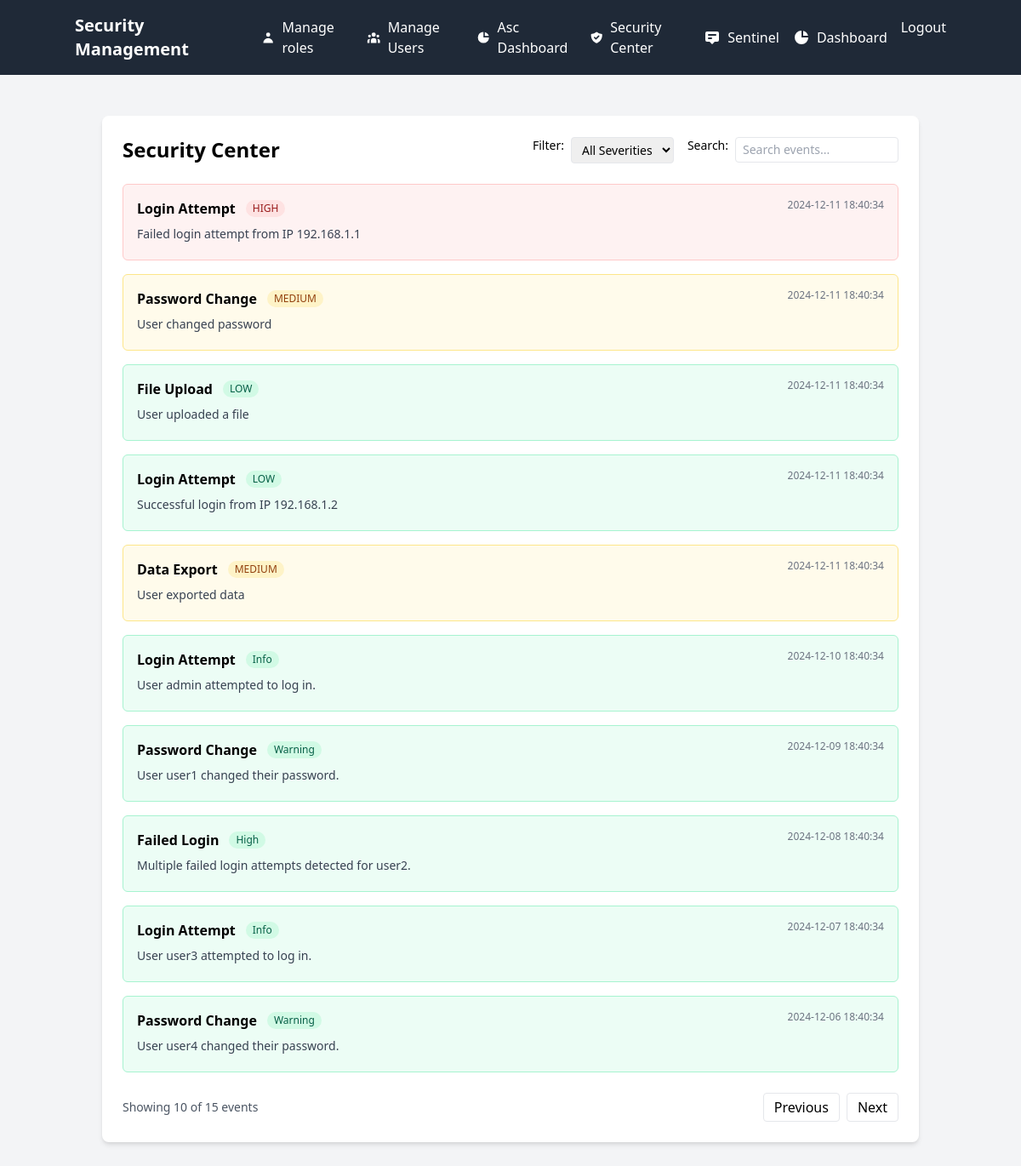
The page /security-center (signed in) on the database as committed earlier.
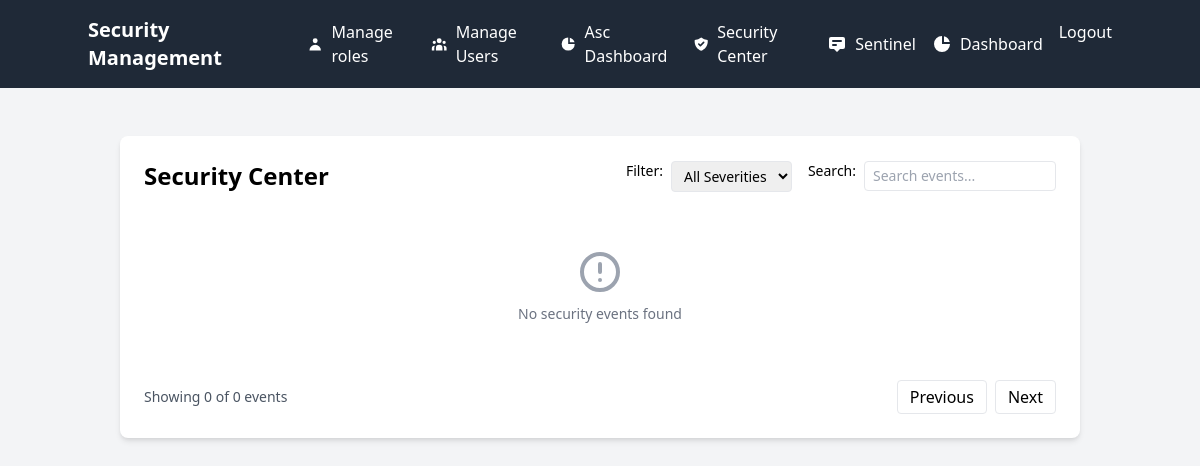
The same page on the database as committed later.
### app.py (models this page shows)
class SecurityEvent(db.Model):
    id = db.Column(db.Integer, primary_key=True)
    timestamp = db.Column(db.DateTime, nullable=False, default=datetime.datetime.utcnow)
    event_type = db.Column(db.String(50), nullable=False)
    severity = db.Column(db.String(20), nullable=False)
    description = db.Column(db.Text, nullable=False)

### app.py (the view)
@app.route('/security-center')
@login_required
def security_center():
    page = request.args.get('page', 1, type=int)
    per_page = 10  # Adjust as needed
    events_query = SecurityEvent.query.order_by(SecurityEvent.timestamp.desc())
    events_pagination = events_query.paginate(page=page, per_page=per_page)
    return render_template('security_center.html',
                           events=events_pagination.items,
                           total_events=events_pagination.total,
                           current_page=page,
                           total_pages=events_pagination.pages)

### app.py (called while the page is built)
@login_manager.user_loader
def load_user(user_id):
    return db.session.get(User, int(user_id))

    def has_permission(self, permission_name):
        if not self.role_relation:
            return False
        return db.session.query(
            exists().where(
                and_(
                    RolePermission.role_id == self.role_relation.id,
                    RolePermission.permission_id == Permission.id,
                    Permission.name == permission_name
                )
            )
        ).scalar()

### templates/security_center.html (shortened to what this page needs)
{% extends "base.html" %}
{% block content %}
<div class="container mx-auto px-4 py-8">
    <div class="bg-white p-6 rounded-lg shadow-md">
        <div class="flex justify-between items-center mb-6">
            <h2 class="text-2xl font-bold">Security Center</h2>
            <div class="flex items-center space-x-4">
                <div class="flex space-x-2">
                    <span class="text-sm font-medium">Filter:</span>
                    <select id="severity-filter" class="border rounded px-2 py-1 text-sm">
                        <option value="all">All Severities</option>
                    </select>
                </div>
                <div class="flex space-x-2">
                    <span class="text-sm font-medium">Search:</span>
                    <input type="text" id="event-search"
                           placeholder="Search events..."
                           class="border rounded px-2 py-1 text-sm w-48">
                </div>
            </div>
        </div>
        <div id="events-container" class="space-y-4">
            {% for event in events %}
            <div class="event-item border p-4 rounded-md
                {% if event.severity == 'HIGH' %}bg-red-50 border-red-200
                {% elif event.severity == 'MEDIUM' %}bg-yellow-50 border-yellow-200
                {% else %}bg-green-50 border-green-200{% endif %}"
                 data-severity="{{ event.severity }}"
                 data-description="{{ event.description|lower }}">
                <div class="flex justify-between items-start">
                    <div class="flex-grow pr-4">
                        <div class="flex items-center mb-2">
                            <h4 class="font-semibold mr-3">{{ event.event_type }}</h4>
                            <span class="px-2 py-0.5 text-xs rounded-full
                                {% if event.severity == 'HIGH' %}bg-red-100 text-red-800
                                {% elif event.severity == 'MEDIUM' %}bg-yellow-100 text-yellow-800
                                {% else %}bg-green-100 text-green-800{% endif %}">
                                {{ event.severity }}
                            </span>
                        </div>
                        <p class="text-sm text-gray-700 mb-1">{{ event.description }}</p>
                    </div>
                    <div class="text-right">
                        <p class="text-xs text-gray-500">
                            {{ event.timestamp.strftime('%Y-%m-%d %H:%M:%S') }}
                        </p>
                    </div>
                </div>
            </div>
            {% endfor %}
        </div>
        {% if events|length == 0 %}
        <div class="text-center py-8 text-gray-500">
            <svg class="mx-auto h-12 w-12 text-gray-400" fill="none" viewBox="0 0 24 24" stroke="currentColor">
                <path stroke-linecap="round" stroke-linejoin="round" stroke-width="2" d="M12 8v4m0 4h.01M21 12a9 9 0 11-18 0 9 9 0 0118 0z" />
            </svg>
            <p class="mt-2 text-sm">No security events found</p>
        </div>
        {% endif %}
        <div class="mt-6 flex justify-between items-center">
            <div class="text-sm text-gray-600">
                Showing {{ events|length }} of {{ total_events }} events
            </div>
            <div class="flex space-x-2">
                <button id="prev-page" class="px-3 py-1 border rounded hover:bg-gray-100">
                    Previous
                </button>
                <button id="next-page" class="px-3 py-1 border rounded hover:bg-gray-100">
                    Next
                </button>
            </div>
        </div>
    </div>
</div>
{% endblock %}

### templates/base.html (shortened to what this page needs)
<!DOCTYPE html>
<html lang="en">
<head>
    <link href="https://cdn.jsdelivr.net/npm/tailwindcss@2.2.19/dist/tailwind.min.css" rel="stylesheet">
</head>
<body class="bg-gray-100" x-data="{ mobileMenuOpen: false }">
    <nav class="bg-gray-800 text-white p-4">
        <div class="container mx-auto flex justify-between items-center">
            <div class="flex items-center">
                <h1 class="text-xl font-bold mr-6">Security Management</h1>
            </div>
            <div class="hidden md:flex space-x-4">
                {% if current_user.is_authenticated %}
                    <a href="{{ url_for('admin_bp.manage_roles') }}" class="hover:text-gray-200 flex items-center">
                        <svg xmlns="http://www.w3.org/2000/svg" class="h-5 w-5 mr-2" viewBox="0 0 20 20" fill="currentColor">
                            <path fill-rule="evenodd" d="M10 9a3 3 0 100-6 3 3 0 000 6zm-7 9a7 7 0 1114 0H3z" clip-rule="evenodd" />
                        </svg>
                        Manage roles
                    </a>
                    <a href="{{ url_for('admin_bp.manage_users') }}" class="hover:text-gray-200 flex items-center">
                        Manage Users
                    </a>
                    <a href="{{ url_for('asc_dashboard') }}" class="hover:text-gray-200 flex items-center">
                        <svg xmlns="http://www.w3.org/2000/svg" class="h-5 w-5 mr-2" viewBox="0 0 20 20" fill="currentColor">
                            <path d="M2 10a8 8 0 018-8v8h8a8 8 0 11-16 0z" />
                            <path d="M12 2.252A8.014 8.014 0 0117.748 8H12V2.252z" />
                        </svg>
                        Asc Dashboard
                    </a>
                    <a href="{{ url_for('security_center') }}" class="hover:text-gray-200 flex items-center">
                        Security Center
                    </a>
                    <a href="{{ url_for('sentinel') }}" class="hover:text-gray-200 flex items-center">
                        <svg xmlns="http://www.w3.org/2000/svg" class="h-5 w-5 mr-2" viewBox="0 0 20 20" fill="currentColor">
                            <path fill-rule="evenodd" d="M18 13V5a2 2 0 00-2-2H4a2 2 0 00-2 2v8a2 2 0 002 2h3l3 3 3-3h3a2 2 0 002-2zM5 7a1 1 0 011-1h8a1 1 0 110 2H6a1 1 0 01-1-1zm1 3a1 1 0 100 2h3a1 1 0 100-2H6z" clip-rule="evenodd" />
                        </svg>
                        Sentinel
                    </a>
                    <a href="{{ url_for('admin_bp.admin_dashboard') }}" class="hover:text-gray-200 flex items-center">
                        <svg xmlns="http://www.w3.org/2000/svg" class="h-5 w-5 mr-2" viewBox="0 0 20 20" fill="currentColor">
                            <path d="M2 10a8 8 0 018-8v8h8a8 8 0 11-16 0z" />
                            <path d="M12 2.252A8.014 8.014 0 0117.748 8H12V2.252z" />
                        </svg>
                        Dashboard
                    </a>
                    <form action="{{ url_for('logout') }}" method="POST" class="inline">
                        <button type="submit" class="hover:text-gray-200">Logout</button>
                    </form>
                {% else %}
                    <a href="{{ url_for('login') }}" class="hover:text-gray-200">Login</a>
                    <a href="{{ url_for('register') }}" class="hover:text-gray-200">Register</a>
                {% endif %}
            </div>
        </div>
    </nav>
    <div class="container mx-auto p-4">
        {% block content %}{% endblock %}
    </div>
</body>
</html>

Rows that differ between the two databases and show on the page:
removed SecurityEvent: event_type "Login Attempt", severity "HIGH", description "Failed login attempt from IP 192.168.1.1", timestamp "2024-12-11 18:40:34"
removed SecurityEvent: event_type "Password Change", severity "MEDIUM", description "User changed password", timestamp "2024-12-11 18:40:34"
removed SecurityEvent: event_type "File Upload", severity "LOW", description "User uploaded a file", timestamp "2024-12-11 18:40:34"
removed SecurityEvent: event_type "Login Attempt", severity "LOW", description "Successful login from IP 192.168.1.2", timestamp "2024-12-11 18:40:34"
removed SecurityEvent: event_type "Data Export", severity "MEDIUM", description "User exported data", timestamp "2024-12-11 18:40:34"
removed SecurityEvent: event_type "Login Attempt", severity "Info", description "User admin attempted to log in.", timestamp "2024-12-10 18:40:34"
removed SecurityEvent: event_type "Password Change", severity "Warning", description "User user1 changed their password.", timestamp "2024-12-09 18:40:34"
removed SecurityEvent: event_type "Failed Login", severity "High", description "Multiple failed login attempts detected for user2.", timestamp "2024-12-08 18:40:34"
removed SecurityEvent: event_type "Login Attempt", severity "Info", description "User user3 attempted to log in.", timestamp "2024-12-07 18:40:34"
removed SecurityEvent: event_type "Password Change", severity "Warning", description "User user4 changed their password.", timestamp "2024-12-06 18:40:34"
Other text that changed with them:
{{ events|length }}: "10" → "0"
{{ total_events }}: "15" → "0"
text now shown: "No security events found"
